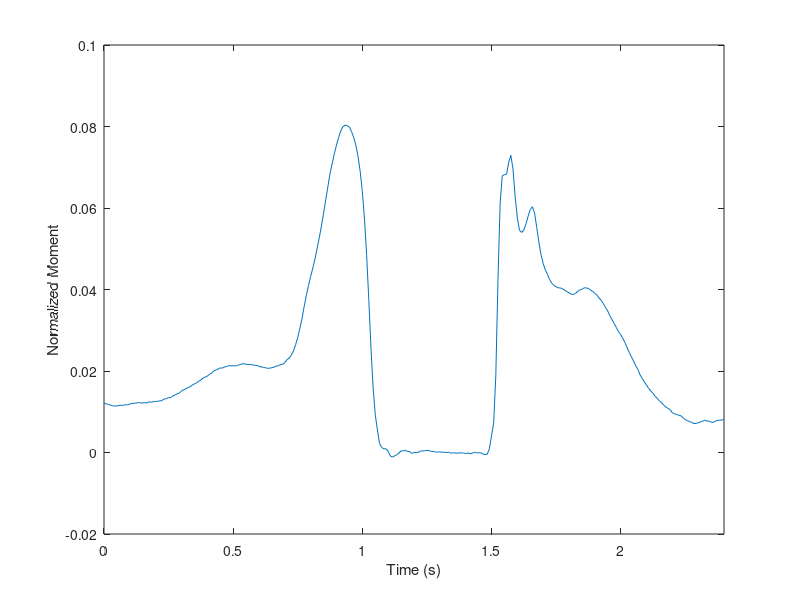
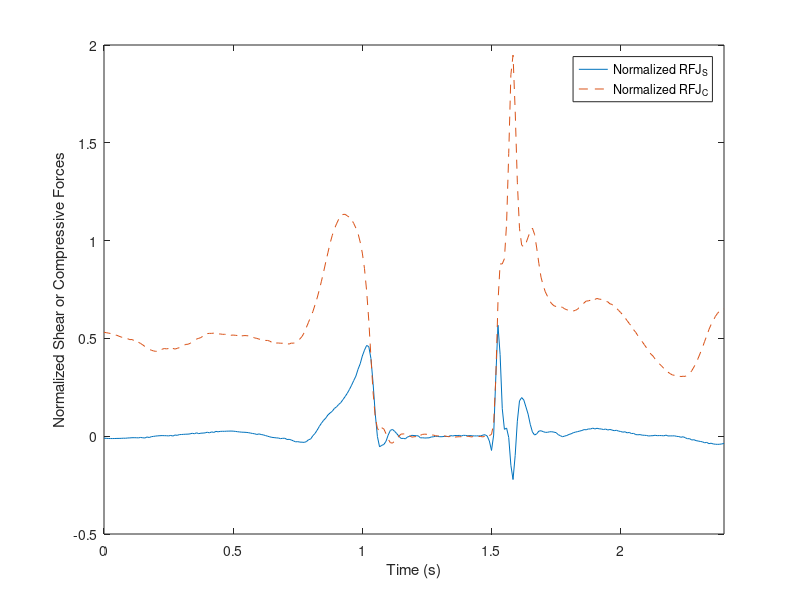
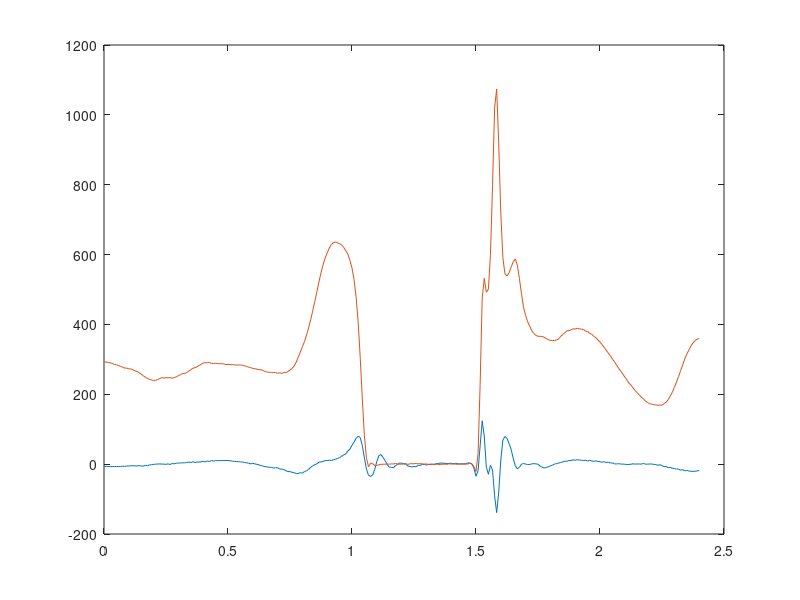

The MATLAB script that drew these images, in order:
% Created by: Anthony Le
% Last updated: 03.05.2018

% KIN 523: Homework 7 - Kinetics
% Due: 03.09.18
%%
close all;
clear;

load('Jump_Data.mat');

% problem 3
M_FT = 0.76; % in kg
I_FT = 0.00439; % in kg*m^2
F_W = M_FT * 9.80655; % in N; convert mass to weight
COP_Y = 0;

RJF_X = (M_FT .* ACC_X) - F_X; % in N
RJF_Y = F_Y - F_W - (M_FT .* ACC_Y); % in N
RJM = ((COM_X - ANK_X) .* RJF_Y) - ((ANK_Y - COM_Y) .* RJF_X) + ((COP_X - COM_X) .* F_Y) - ((COP_Y - COM_Y) .* F_X) - (I_FT .* FT_ACC); % in Nm

% problem 4
RJF_SC = [];
    
for i = 1:length(frame)
    theta = FT_ANG(i);
    RotM = [cos(theta), sin(theta);
            -sin(theta), cos(theta)];
    rjf_sc = RotM * [RJF_X(i); RJF_Y(i)];
    RJF_SC = cat(2, RJF_SC, rjf_sc);
end
RJF_SC = RJF_SC';

RJF_S = RJF_SC(:, 1);
RJF_C = RJF_SC(:, 2);

% problem 5
BODY_M = 56.3; % in kg
BODY_H = 157.7 / 100; % in m
BODY_W = BODY_M * 9.80655; % in N, convert mass to weight

BODY_WH = BODY_W * BODY_H; % in Nm

% part a
norm_RJM = RJM ./ BODY_WH;

f_s = 120; % in Hz
delta_t = 1 / f_s;
time = [];

for j = 1:length(frame)
    t = frame(j) * delta_t;
    time = cat(1, time, t);
end

figure(1);
plot(time, norm_RJM);
xlabel('Time (s)');
ylabel('Normalized Moment');
xlim([0 2.4]);

% part b
norm_RJF_S = RJF_S ./ BODY_W;
norm_RJF_C = RJF_C ./ BODY_W;

figure(2);
plot(time, norm_RJF_S);
hold on;
plot(time, norm_RJF_C, '--');
xlabel('Time (s)');
ylabel('Normalized Shear or Compressive Forces');
legend('Normalized RFJ_{S}', 'Normalized RFJ_{C}');
xlim([0 2.4]);
hold off;


figure(3);
plot(time, RJF_X);
hold on;
plot(time, RJF_Y);
